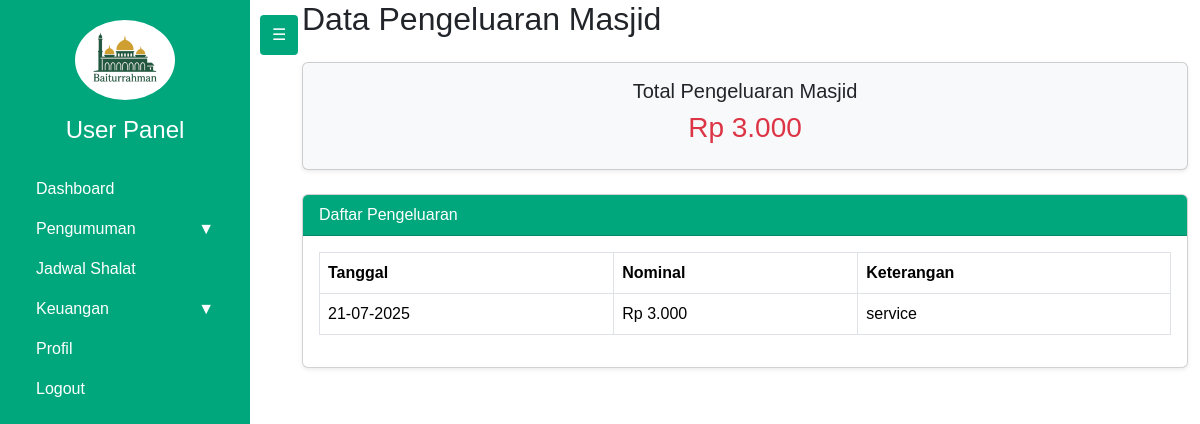
The app's page /user/pengeluaran.php (signed in) with its own data.
### tables this page shows
CREATE TABLE `keuangan_pengeluaran` (
  `id` int(11) NOT NULL,
  `nominal` decimal(15,2) NOT NULL,
  `keterangan` varchar(255) DEFAULT NULL,
  `tanggal` date NOT NULL
);

### user/pengeluaran.php (the view, shortened to what this page needs)
<?php
include 'layout/header.php';
include 'layout/sidebar.php';
$pengeluaranList = mysqli_query($conn, "SELECT * FROM keuangan_pengeluaran ORDER BY tanggal DESC");
$totalPengeluaran = mysqli_fetch_assoc(mysqli_query($conn, "SELECT SUM(nominal) as total FROM keuangan_pengeluaran"));
?>
<div class="container-fluid">
    <h2 class="mb-4">Data Pengeluaran Masjid</h2>
    <div class="card mb-4 shadow-sm text-center bg-light">
        <div class="card-body">
            <h5>Total Pengeluaran Masjid</h5>
            <h3 class="text-danger">Rp <?= number_format($totalPengeluaran['total'] ?? 0, 0, ',', '.'); ?></h3>
        </div>
    </div>
    <div class="card shadow-sm">
        <div class="card-header text-white" style="background-color: #00a77dff;">
  Daftar Pengeluaran
</div>
        <div class="card-body table-responsive">
            <table class="table table-bordered">
                <thead>
                    <tr>
                        <th>Tanggal</th>
                        <th>Nominal</th>
                        <th>Keterangan</th>
                    </tr>
                </thead>
                <tbody>
                    <?php if (mysqli_num_rows($pengeluaranList) > 0): ?>
                        <?php while ($pg = mysqli_fetch_assoc($pengeluaranList)): ?>
                            <tr>
                                <td><?= date('d-m-Y', strtotime($pg['tanggal'])); ?></td>
                                <td>Rp <?= number_format($pg['nominal'], 0, ',', '.'); ?></td>
                                <td><?= htmlspecialchars($pg['keterangan']); ?></td>
                            </tr>
                        <?php endwhile; ?>
                    <?php else: ?>
                        <tr>
                            <td colspan="3" class="text-center">Belum ada data pengeluaran</td>
                        </tr>
                    <?php endif; ?>
                </tbody>
            </table>
        </div>
    </div>
</div>
<?php include 'layout/footer.php'; ?>

### user/layout/sidebar.php (style rules this page uses)
body { margin: 0; font-family: Arial, sans-serif; overflow-x: hidden; }

### records on screen
keuangan_pengeluaran: tanggal "21-07-2025", nominal "3.000", keterangan "service"

### other values on screen
$totalPengeluaran['total'] "3.000"
